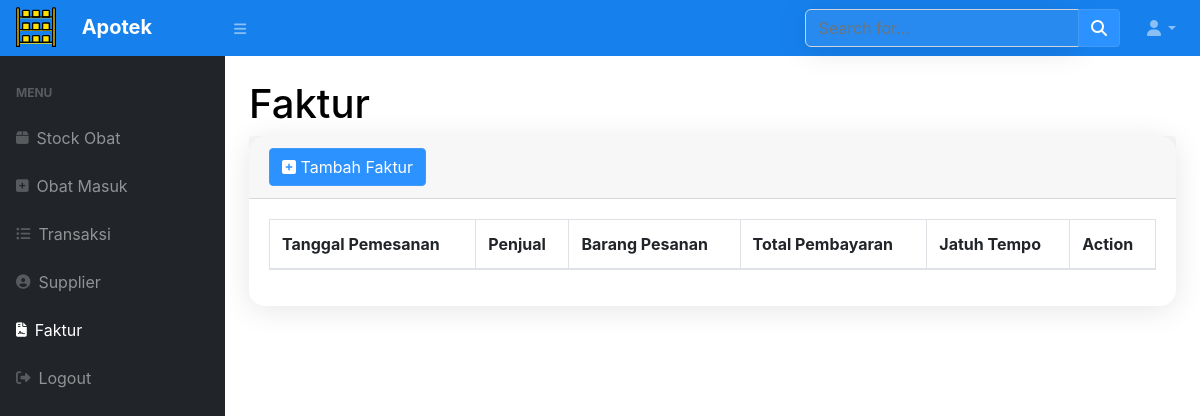
Page /faktur.php (signed in) on the earlier database version.
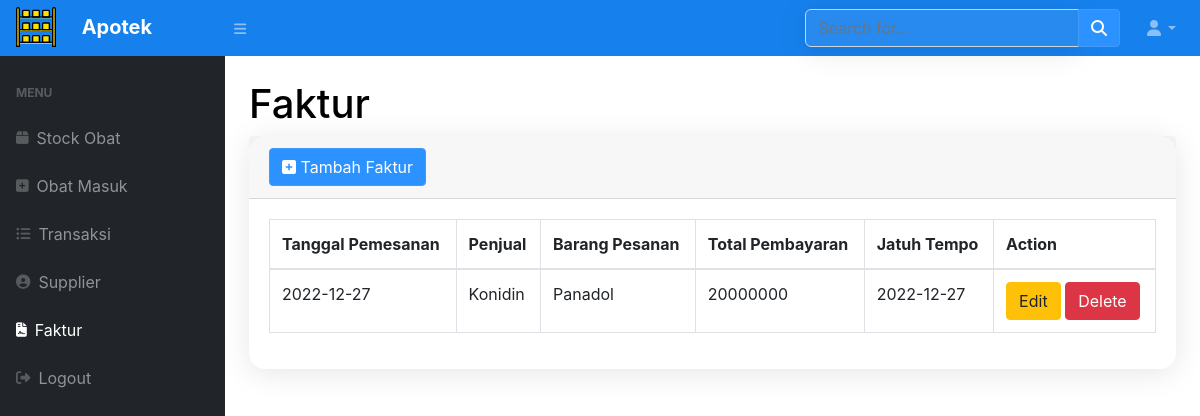
Same page on the later database version.
### tables this page shows
CREATE TABLE `faktur` (
  `id_faktur` int(11) NOT NULL,
  `tanggal` date NOT NULL,
  `penjual` varchar(100) NOT NULL,
  `pesanan` text NOT NULL,
  `total_pembayaran` int(11) NOT NULL,
  `jatuh_tempo` date NOT NULL
);

### faktur.php (the view, shortened to what this page needs)
<?php
require 'function.php';
include 'head.php';
?>
<body class="sb-nav-fixed">
    <?php include 'nav.php'?>
    <div id="layoutSidenav_content">
                <main>
                    <div class="container-fluid">
                        <h1 class="mt-4">Faktur</h1>
                        <div class="card mb-4">
                            <div class="card-header">
                            <button type="button" class="btn btn-primary" data-toggle="modal" data-target="#myModal">
                                <i class="fa fa-plus-square"></i> Tambah Faktur
                                </button>
                            </div>
                            <div class="card-body">
                                <div class="table-responsive">
                                    <table class="table table-bordered" id="dataTable" width="100%" cellspacing="0">
                                        <thead>
                                            <tr>
                                                <th>Tanggal Pemesanan</th>
                                                <th>Penjual</th>
                                                <th>Barang Pesanan</th>
                                                <th>Total Pembayaran</th>
                                                <th>Jatuh Tempo</th>
                                                <th>Action</th>
                                            </tr>
                                        </thead>
                                        <tbody>
                                            <?php
                                                $ambilsemuadatastock = mysqli_query($conn,"SELECT * FROM faktur");
                                                while($data=mysqli_fetch_array($ambilsemuadatastock)){
                                                    $id_faktur = $data['id_faktur'];
                                                    $tanggal_pemesanan = $data['tanggal'];
                                                    $penjual = $data['penjual'];
                                                    $barang_pesanan = $data['pesanan'];
                                                    $total_pembayaran = $data['total_pembayaran'];
                                                    $jatuh_tempo = $data['jatuh_tempo'];
                                            ?>
                                                <tr>
                                                    <td><?=$tanggal_pemesanan?></td>
                                                    <td><?=$penjual?></td>
                                                    <td><?=$barang_pesanan?></td>
                                                    <td><?=$total_pembayaran?></td>
                                                    <td><?=$jatuh_tempo?></td>
                                                    <td><button type="button" class="btn btn-warning" data-toggle="modal" data-target="#edit<?=$id_faktur;?>">Edit</button>
                                                    <button type="button" class="btn btn-danger" data-toggle="modal" data-target="#delete<?=$id_faktur;?>">Delete</button>
                                                    </td>
                                                </tr>
                                            <?php
                                                };
                                            ?>
                                        </tbody>
                                    </table>
                                </div>
                            </div>
                        </div>
                    </div>
                </main>
            </div>
        </div>
    </body>
</html>
</body>

Differences in the rows shown:
added faktur: tanggal "2022-12-27", penjual "Konidin", pesanan "Panadol", total_pembayaran "20000000", jatuh_tempo "2022-12-27"
